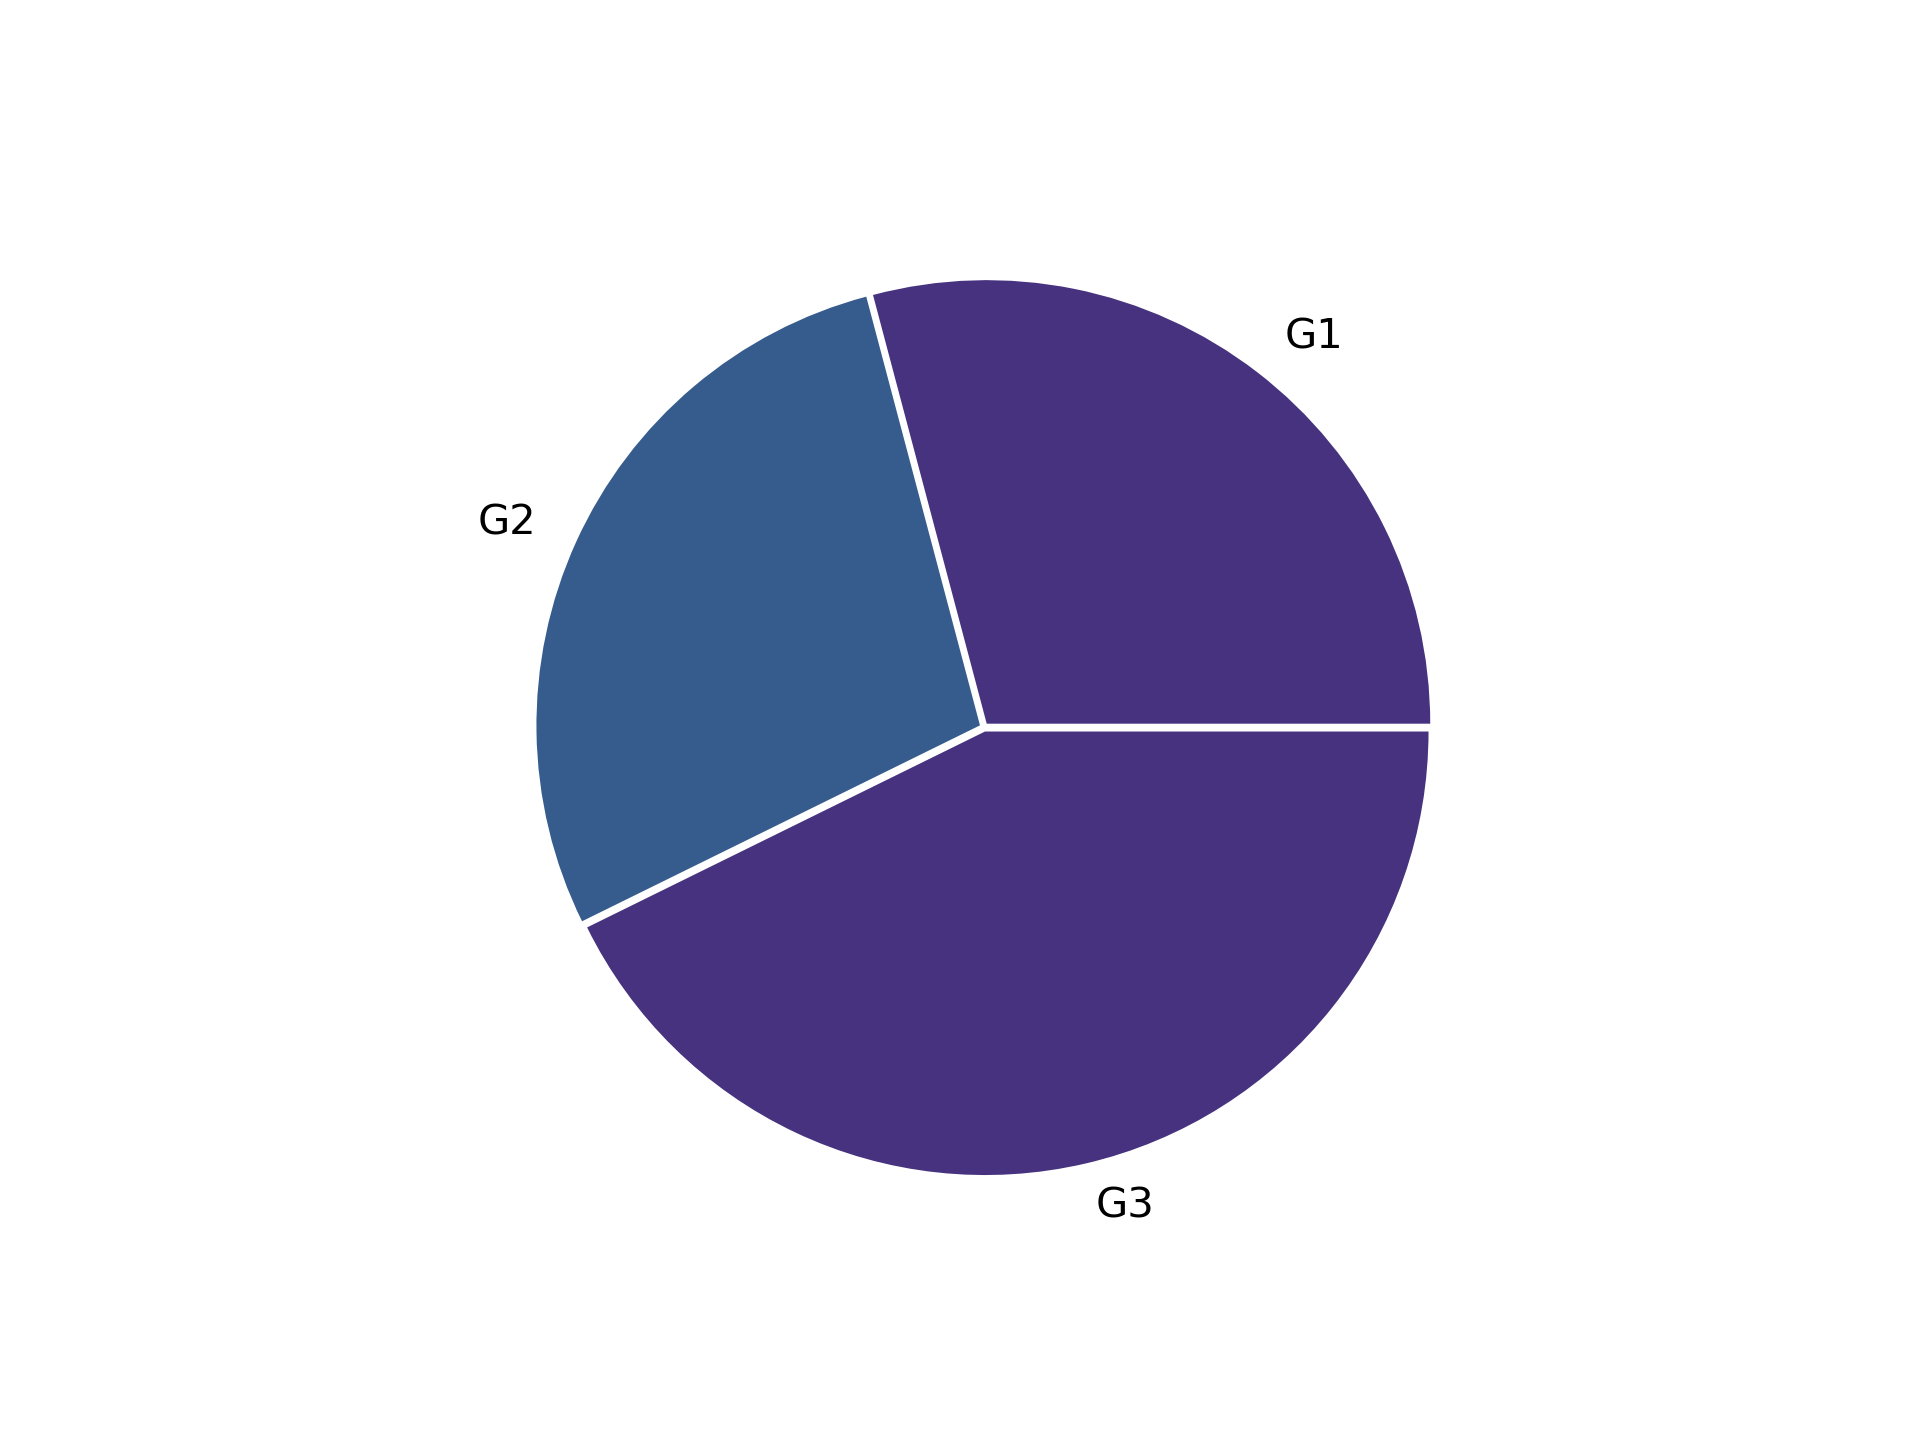

Generate this figure with Python:
from matplotlib import pyplot as plt
import seaborn as sns
colors = sns.color_palette('viridis')[0:2]
x = [30, 29, 44]
lab = 'G1,G2,G3'.split(',')
explode = [0.01] * 3
plt.pie(x, labels = lab, colors = colors, explode = explode)
plt.savefig('pie_snp.png', dpi = 300)
plt.clf()